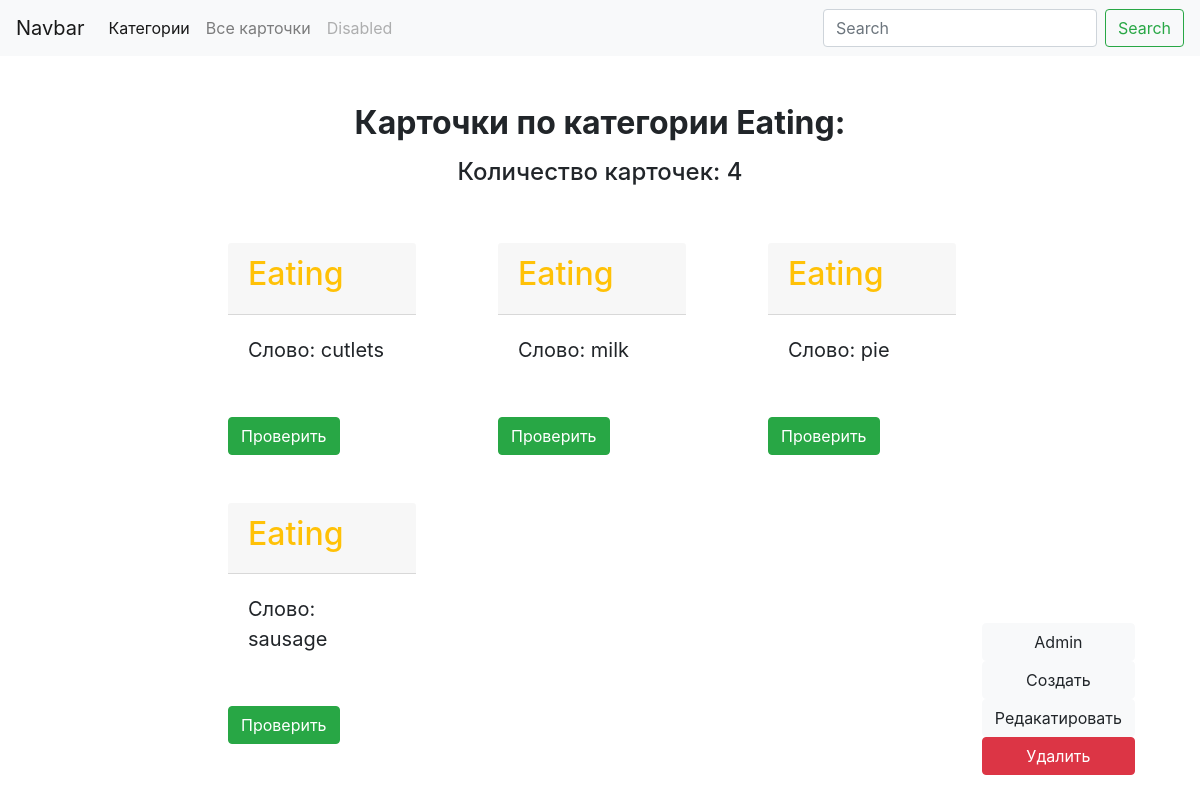
Page /category/eating/ (signed in) on the committed database.
### card/models.py (models this page shows, shortened)
class Category(models.Model):
    title = models.CharField(max_length=30)
    slug = models.SlugField(max_length=250, unique=True)
    image = models.ImageField(upload_to='card_image', blank=True)
    cards_count = models.PositiveIntegerField(default=0, verbose_name="Кол-во карточек")
    class Meta:
        ordering = ('title',)
        verbose_name = 'category'
        verbose_name_plural = 'categories'
    def __str__(self):
        return self.title

class Cards(models.Model):
    class Meta:
        verbose_name = "Карточка"
        verbose_name_plural = "Карточки"
        ordering = ['text']
    category = models.ForeignKey(Category, on_delete=models.CASCADE,verbose_name="Категория")
    slug = models.SlugField(max_length=250, unique=True, )
    user = models.ForeignKey(settings.AUTH_USER_MODEL, on_delete=models.CASCADE, verbose_name="Пользователь")
    text = models.TextField(max_length=100, verbose_name="Слово")
    translate = models.CharField(max_length=100, verbose_name="Перевод")
    card_count = models.PositiveIntegerField(default=0, verbose_name="Кол-во карточек")

### card/views.py (the view)
# urls.py: url(r'^category/(?P<category_slug>[-\w]+)/$', list_of_cards_by_category, name='list_by_category'),
def list_of_cards_by_category(request, category_slug):
    categories = Category.objects.all()
    card = Cards.objects.all()
    if category_slug:
        category = get_object_or_404(Category, slug__iexact=category_slug)
        card = card.filter(category=category)
        count = Cards.objects.filter(category=category).count()
        counts = str(count)
    template = 'card/list_by_category.html'
    context = {"categories": categories, "card": card, "category": category, 'counts': counts, }
    return render(request, template, context,)

### card/templates/card/list_by_category.html (shortened to what this page needs)
{% extends 'card/base_card.html' %}
{% block content %}
    <div class="container mt-5 col-9">
        <h2 class="text-center font-weight-bold">Карточки по категории {{ category.title }}:</h2>
        <h4 class="text-center mt-3">Количество карточек: {{ counts }}</h4>
        {% for cards in card %}
            <div class="d-inline-block col-3 ml-5 mt-5">
                <div class="card-header">
                    <h2><a href="{% url 'list_by_category' category_slug=category.slug %}" class="text-warning">
                        {{ cards.category }}
                        </a>
                    </h2>
                </div>
                <div class="card-body">
                    <blockquote class="blockquote mb-0">
                        <p>Слово: {{ cards.text }}</p>
                    </blockquote>
                </div>
                <a class="btn btn-success mt-3" href="{% url 'card_detail' slug=cards.slug %}">Проверить</a>
            </div>
        {% endfor %}
    </div>
{% endblock %}

### rows in the picture
Category: title "Eating"
Cards: category "Eating", text "cutlets"
Cards: category "Eating", text "milk"
Cards: category "Eating", text "pie"
Cards: category "Eating", text "sausage"

### other values in the picture
{{ counts }} "4"
